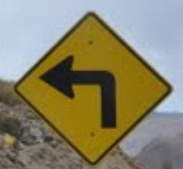
#> input picture data/test/4.png, 183 x 169 px, found by its file name
$ jupyter execute --allow-errors traffic-signs-classification-model-4.ipynb   (shell and % lines are left out)   (text cells are left out)
#> lines starting #> are read from the running program, lines starting #| are printed output that depends on the picture; pictures that were not available may be replaced by others from this repository, and a replacement may not be noted
### models/cnn_models.py
import keras
from keras.layers import Dense
from keras.layers import Conv2D
from keras.layers import Dropout
from keras.layers import Flatten
from keras.layers import Activation
from keras.models import Sequential
from keras.layers import MaxPooling2D
from keras.layers import MaxPool2D
from keras.layers import ZeroPadding2D
from keras.layers.normalization import BatchNormalization


IMG_SIZE = 64
IMG_DEPTH = 3
NUM_CLASSES = 9
NUM_CLASSES_2 = 13


# [88 lines left out: functions model_1, model_2, model_3, not called in this run]


def model_4(weights_path=None):
    model = Sequential()
    model.add(ZeroPadding2D((1,1),input_shape=(IMG_SIZE, IMG_SIZE, IMG_DEPTH)))
    model.add(Conv2D(64, (3, 3), activation='relu'))
    model.add(ZeroPadding2D((1,1)))
    model.add(Conv2D(64, (3, 3), activation='relu'))
    model.add(MaxPooling2D((2,2), strides=(2,2)))
    model.add(Dropout(0.2))

    model.add(ZeroPadding2D((1,1)))
    model.add(Conv2D(128, (3, 3), activation='relu'))
    model.add(ZeroPadding2D((1,1)))
    model.add(Conv2D(128, (3, 3), activation='relu'))
    model.add(MaxPooling2D((2,2), strides=(2,2)))
    model.add(Dropout(0.2))

    model.add(ZeroPadding2D((1,1)))
    model.add(Conv2D(256, (3, 3), activation='relu'))
    model.add(ZeroPadding2D((1,1)))
    model.add(Conv2D(256, (3, 3), activation='relu'))
    model.add(MaxPooling2D((2,2), strides=(2,2)))
    model.add(Dropout(0.2))

    model.add(ZeroPadding2D((1,1)))
    model.add(Conv2D(512, (3, 3), activation='relu'))
    model.add(ZeroPadding2D((1,1)))
    model.add(Conv2D(512, (3, 3), activation='relu'))
    model.add(MaxPooling2D((2,2), strides=(2,2)))
    model.add(Dropout(0.2))

    model.add(Flatten())
    model.add(Dense(1024, activation='relu'))
    model.add(Dropout(0.5))
    model.add(Dense(1024, activation='relu'))
    model.add(Dropout(0.5))
    model.add(Dense(NUM_CLASSES, activation='sigmoid', name='predictions'))

    # Load weights if specified
    if weights_path:
        model.load_weights(weights_path)

    return model


# [503 lines left out: functions max_speed, model_5, model_6, new_model_1, new_model_2, new_model_3 and 7 more, not called in this run]

### notebooks/traffic-signs-classification-model-4.ipynb
[cell 1]
import os
import cv2
import csv
import glob
import pickle
import random
import numpy as np
from tqdm import tqdm_notebook
from matplotlib import pyplot as plt

from models.cnn_models import *

plt.rcParams['figure.figsize'] = (20, 6)

[cell 2]
# Data path
data_path = 'data/custom/'

# Pickle files
train_pickle_file = 'train.p'
valid_pickle_file = 'valid.p'
test_pickle_file = 'test.p'

# Classes file
classes_file = 'classes.csv'

[cell 3]
# Load classes
with open(os.path.join(data_path, classes_file), mode='r') as csv_file:
#> (reads data/classes.csv from the repository)
    reader = csv.reader(csv_file)
    classes = {rows[0]:rows[1] for rows in reader}

#> (a cell that did not finish here is left out)

#> (a cell that did not finish here is left out)

[cell 6]
# Verify data
fig = plt.figure()

ax1 = fig.add_subplot(131)
ax2 = fig.add_subplot(132)
ax3 = fig.add_subplot(133)

#> (the rest of this cell did not finish here and is left out)

#> (a cell that did not finish here is left out)

#> (a cell that did not finish here is left out)

#> (a cell that did not finish here is left out)

[cell 10]
# Checkpoint path
checkpoint_path = 'checkpoints/'

# Model name
model_name = 'model_4_custom_2'

#> (a cell that did not finish here is left out)

[cell 12]
# Define model parameters
BATCH_SIZE = 256
EPOCHS = 64

[cell 13]
# Callbacks
filepath = model_name + '-weights-{epoch:02d}-{val_acc:.2f}.hdf5'
folder = os.path.join(checkpoint_path, model_name)
filepath = os.path.join(folder, filepath)

#> (the rest of this cell did not finish here and is left out)

#> (a cell that did not finish here is left out)

#> (a cell that did not finish here is left out)

[cell 16]
# Evaluate model
file_filter = '*.hdf5'
weights_files = glob.glob(os.path.join(folder, file_filter))

data = {}

#> (the rest of this cell did not finish here and is left out)

[cell 17]
max_acc = 0
max_acc_weights = None

for key in data.keys():
    if data[key]['test_acc'] > max_acc:
        max_acc = data[key]['test_acc']
        max_acc_weights = key

[cell 18]
print(max_acc, max_acc_weights)

[cell 19]
# Test on external image
image_path = '/home/arian/4.png'
img = cv2.imread(image_path)
#> img is the input picture: shape (169, 183, 3); mean B, G, R 104.6, 132.6, 137.9
img = cv2.resize(img, (IMG_SIZE, IMG_SIZE))
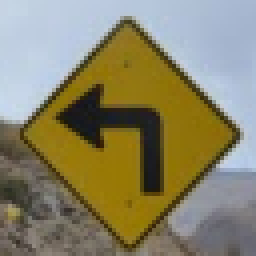
#> img: shape (64, 64, 3) (shown 4 times larger); mean B, G, R 104.5, 132.5, 137.9
img = img[...,::-1]

# Predict label for external test image
img_test = np.expand_dims(img, axis=0)
#> (the rest of this cell did not finish here and is left out)

[cell 20]
import time

# Test on external image
image_path = 'data/images/1.jpg'
img = cv2.imread(image_path)
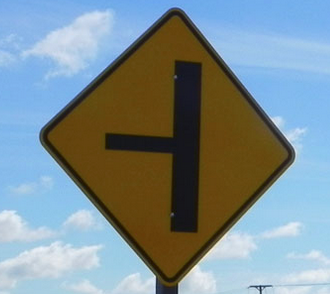
#> input picture data/test/1.png, 330 x 294 px, given in place of 1.jpg, which was not available
#> img is the input picture: shape (294, 330, 3); mean B, G, R 147.5, 142.2, 126.2
img = cv2.resize(img, (IMG_SIZE, IMG_SIZE))
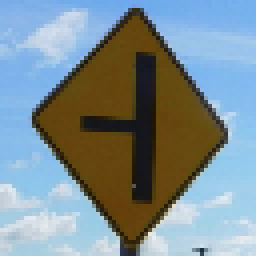
#> img: shape (64, 64, 3) (shown 4 times larger); mean B, G, R 147.2, 142, 125.9
img = img[...,::-1]

# Predict label for external test image
img_test = np.expand_dims(img, axis=0)

start = time.time()

#> (the rest of this cell did not finish here and is left out)
